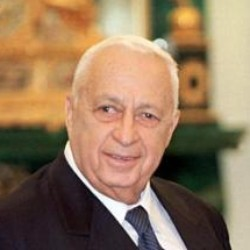
#> input picture data/Ariel_Sharon/Ariel_Sharon_0001.jpg, 250 x 250 px; its folder holds only this picture in this run
$ jupyter execute --allow-errors EDA.ipynb   (shell and % lines are left out)
#> lines starting #> are read from the running program, lines starting #| are printed output that depends on the picture; long printed decimals are rounded
# Steps
### 1. Data analysis
### 2. load the dataset
### 3. Display sample images
### 4. Image statics and histogram of pixel value vs pixel frequency
### 5. Image channel ,image format Analysis
### 6. Image augmentation

[cell 1]
import os
import cv2
import numpy as np
import matplotlib.pyplot as plt
from mpl_toolkits.axes_grid1 import ImageGrid
import random
from sklearn.cluster import KMeans

[cell 2]
dataset_folder = './data'

[cell 3]
# Data analysis
def count_images_in_subfolders(folder):
#> called with folder = './data'
    folder_counts = {}


    for class_name in os.listdir(folder):
        class_folder = os.path.join(folder, class_name)
        if os.path.isdir(class_folder):
            num_images = len([filename for filename in os.listdir(class_folder) if filename.lower().endswith(('.jpg', '.jpeg'))])
            folder_counts[class_name] = num_images
#> pass 2 of the loop in count_images_in_subfolders, `for class_name in os.listdir(folder):`:

    return folder_counts

[cell 4]
image_counts = count_images_in_subfolders(dataset_folder)

for class_name, ccount in image_counts.items():
    print(f'Class: {class_name} - Number of Images: {ccount}')

[cell 5]
class_names = list(image_counts.keys())
class_counts = list(image_counts.values())

# Plot the class distribution
plt.figure(figsize=(10, 6))
plt.bar(class_names, class_counts)
plt.xlabel('Class Name')
plt.ylabel('Number of Images')
plt.title('Class Distribution in the Dataset')


plt.xticks(rotation=45, ha='right')

plt.tight_layout()
plt.show()
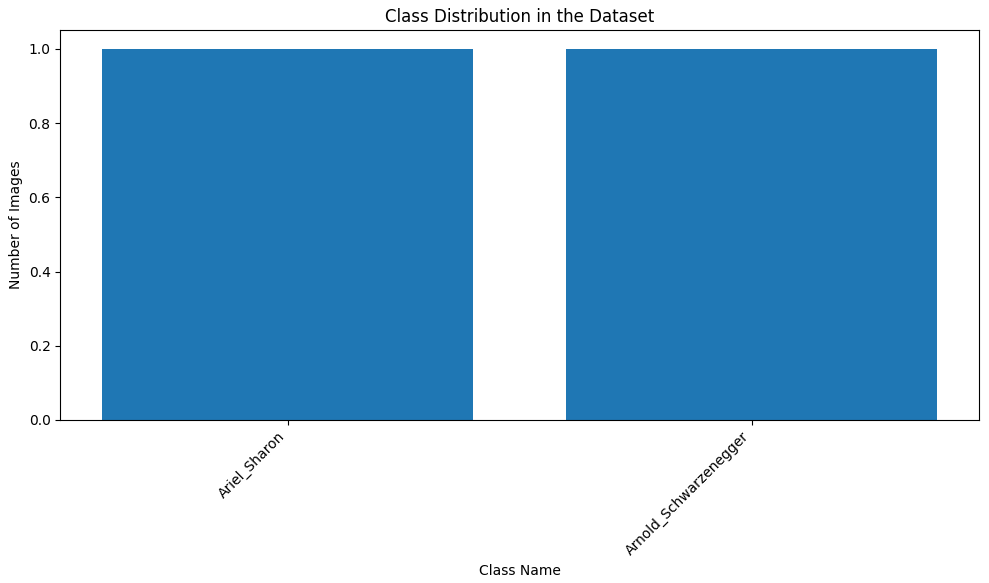
#> figure drawn by matplotlib, 1 panel

[cell 6]
# loading images from subfolders
def load_images_from_subfolders(folder):
#> called with folder = './data'
    image_data = []
    class_labels = []


    for class_name in os.listdir(folder):
        class_folder = os.path.join(folder, class_name)
        if os.path.isdir(class_folder):
            for filename in os.listdir(class_folder):
                img = cv2.imread(os.path.join(class_folder, filename))
#> img is the input picture: shape (250, 250, 3); mean B, G, R 92.7, 120, 147.2
                if img is not None:

                    img = cv2.resize(img, (100, 100))
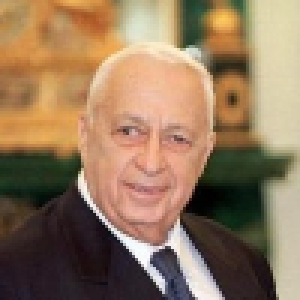
#> img: shape (100, 100, 3) (shown 3 times larger); mean B, G, R 92.7, 119.9, 147.1
                    image_data.append(img)
                    class_labels.append(class_name)
#> pass 2 of the loop in load_images_from_subfolders, `for class_name in os.listdir(folder):`:
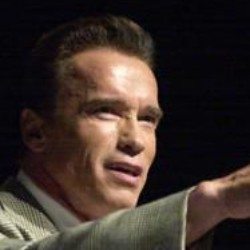
#> input picture data/Arnold_Schwarzenegger/Arnold_Schwarzenegger_0001.jpg, 250 x 250 px
#> in load_images_from_subfolders, img is the input picture: shape (250, 250, 3); mean B, G, R 42.5, 48.5, 60.8
#> in load_images_from_subfolders, `img = cv2.resize(img, (100, 100))`:
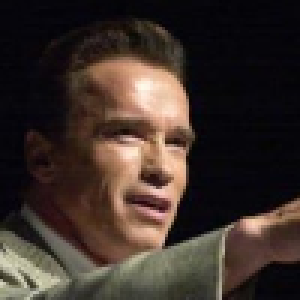
#> img: shape (100, 100, 3) (shown 3 times larger); mean B, G, R 42.5, 48.5, 60.7

    return image_data, class_labels

[cell 7]
image_data, class_labels = load_images_from_subfolders(dataset_folder)
#> image_data = 2 items; class_labels = ['Ariel_Sharon', 'Arnold_Schwarzenegger']

[cell 8]
# Display sample images
plt.subplot(1, 2, 2)
#> (the rest of this cell did not finish here and is left out)

[cell 9]
# Image statistics
mean_pixel_value = np.mean(image_data)
#> mean_pixel_value = 85.24
stddev_pixel_value = np.std(image_data)
#> stddev_pixel_value = 73.86

[cell 10]
print(f'Mean Pixel Value: {mean_pixel_value}')
#| Mean Pixel Value: 85.238
print(f'Std Dev Pixel Value: {stddev_pixel_value}')
#| Std Dev Pixel Value: 73.859

[cell 11]
# histograms of pixel values and pixel value distribution
plt.figure(figsize=(12, 6))
plt.subplot(1, 2, 1)
plt.hist(image_data[0].ravel(), bins=256, range=(0, 256), color='b', alpha=0.7)
plt.title('Pixel Value Histogram')
plt.xlabel('Pixel Value')
plt.ylabel('Frequency')

# ref: https://matplotlib.org/stable/api/_as_gen/matplotlib.pyplot.hist.html
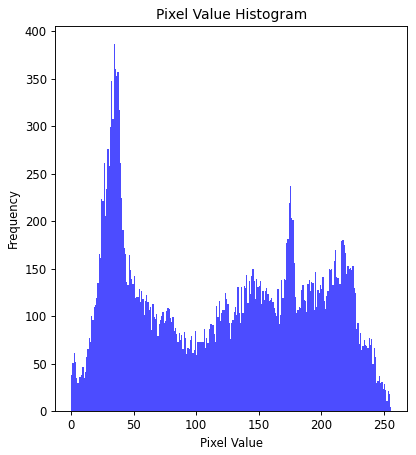
#> figure drawn by matplotlib, 1 panel; tallest bar 386 high, from x = 34 to 35

[cell 12]
# check image dimensions
def check_image_channels(image_data):
    num_channels = []
    for image in image_data:
        num_channels.append(image.shape[2])
#> this loop made 2 passes
#> after the loop, num_channels = [3, 3]
    return num_channels

[cell 13]
num_channels = check_image_channels(image_data)
#> num_channels = [3, 3]
print(f'Number of channels: {num_channels}')
#| Number of channels: [3, 3]
#> pass 2 of the loop in load_images_from_subfolders, `for class_name in os.listdir(folder):`:

if num_channels[0]==3:
    print('RGB image')

It means all the images have 3 channels

[cell 14]
# analyze image dimensions
def analyze_image_dimensions(images):
    widths = []
    heights = []

    for img in images:
        height, width, _ = img.shape
        widths.append(width)
        heights.append(height)
#> this loop made 2 passes
#> (height, width) on passes 1 to 2: (100, 100), (100, 100)
#> after the loop, heights = [100, 100]; widths = [100, 100]

    return widths, heights


image_data, class_labels = load_images_from_subfolders(dataset_folder)


widths, heights = analyze_image_dimensions(image_data)
#> widths = [100, 100]; heights = [100, 100]


plt.figure(figsize=(12, 6))
plt.subplot(1, 2, 1)
plt.hist(widths, bins=50, color='b', alpha=0.7)
# ref: https://matplotlib.org/stable/api/_as_gen/matplotlib.pyplot.hist.html
plt.title('Image Width Distribution')
plt.xlabel('Width (pixels)')
plt.ylabel('Frequency')

plt.subplot(1, 2, 2)
plt.hist(heights, bins=50, color='g', alpha=0.7)
plt.title('Image Height Distribution')
plt.xlabel('Height (pixels)')
plt.ylabel('Frequency')

plt.tight_layout()
plt.show()
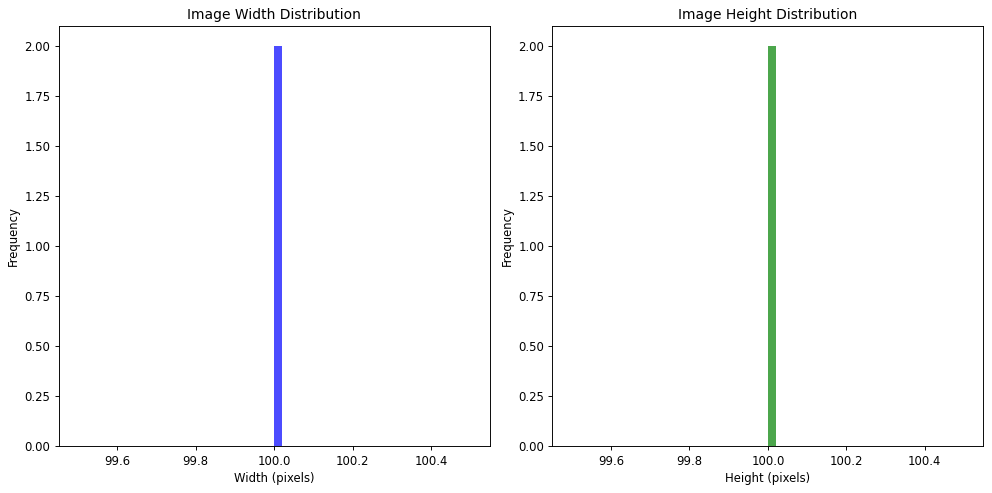
#> figure drawn by matplotlib, 2 panels; panel 1: tallest bar 2 high, from x = 100 to 100; panel 2: tallest bar 2 high, from x = 100 to 100

[cell 15]
# image augmentation
def augment_images(images, num_samples=9):
    augmented_images = []

    for i in range(num_samples):
        img = random.choice(images)

        augmented_img = img.copy()
        if random.random() < 0.5:
            augmented_img = cv2.flip(augmented_img, 1)
        if random.random() < 0.5:
            rotation_angle = random.randint(0, 45)
            rotation_matrix = cv2.getRotationMatrix2D((img.shape[1] / 2, img.shape[0] / 2), rotation_angle, 1)
            augmented_img = cv2.warpAffine(augmented_img, rotation_matrix, (img.shape[1], img.shape[0]))
            # ref: https://theailearner.com/tag/cv2-getrotationmatrix2d/
        augmented_images.append(augmented_img)

    return augmented_images

[cell 16]
# pixel distribution of each class of images

def plot_class_images(image_data, class_labels, class_name, num_samples=9):
#> called with class_name = 'Ariel_Sharon', num_samples = 9
    images = []
    for i in range(len(image_data)):
        if class_labels[i] == class_name:
            images.append(image_data[i])
#> after the loop, images = 1 item

    plt.figure(figsize=(12, 6))
    plt.suptitle(f'Class: {class_name}')
    for i in range(num_samples):
        plt.subplot(3, 3, i + 1)
        plt.imshow(cv2.cvtColor(images[i], cv2.COLOR_BGR2RGB))
        plt.axis('off')
    plt.tight_layout()
    plt.show()
